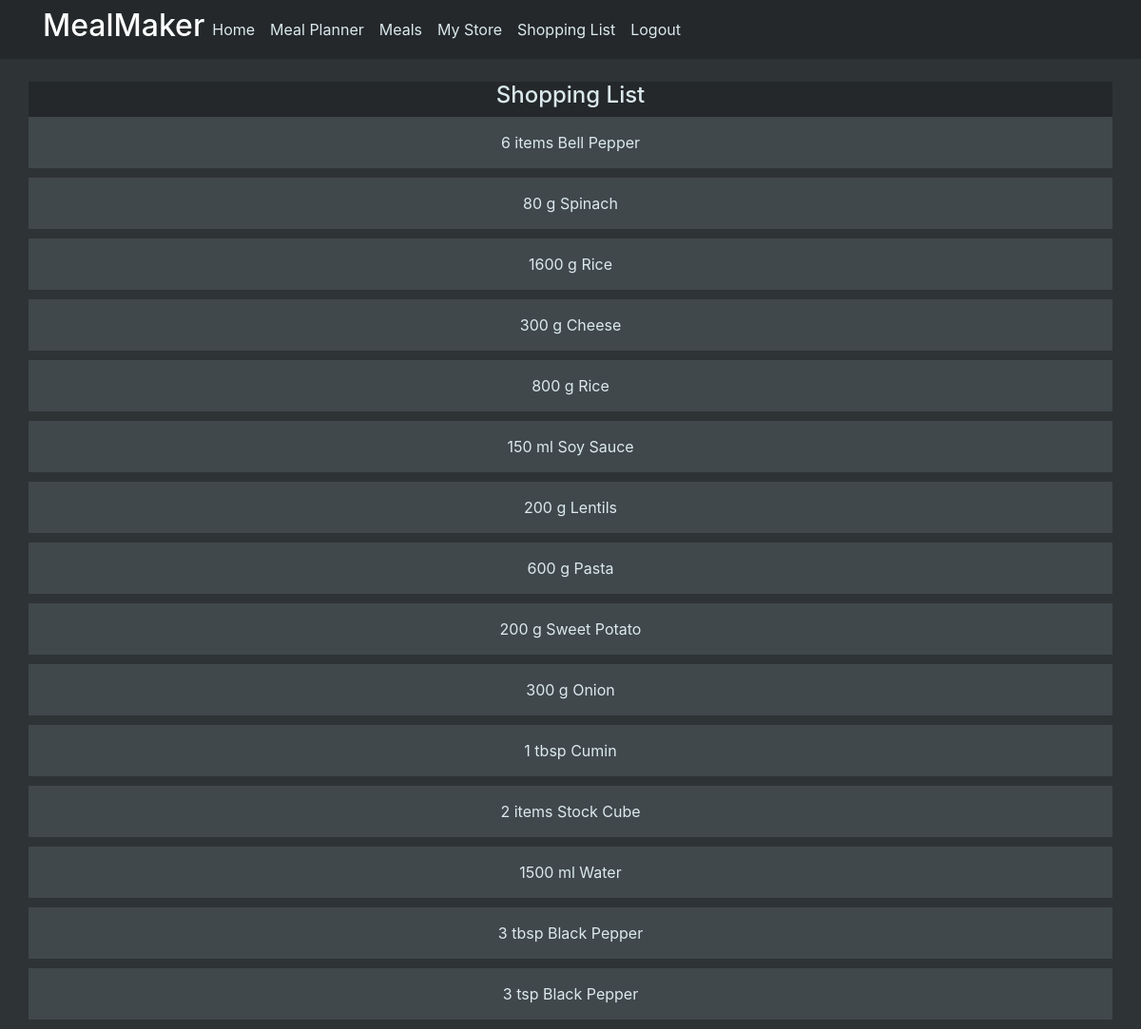
The page /shopping_list (signed in) on the database its author committed.
### mealmaker/models.py (models this page shows)
class Ingredient(db.Model):
    id = db.Column(db.Integer, primary_key=True)
    name = db.Column(db.String(200))
    amount = db.Column(db.Integer)
    unit = db.Column(db.String(200))
    meal_link = db.Column(db.Integer, db.ForeignKey("meal.id"))
    meal_id = db.relationship(
        "Meal", back_populates="ingredients", collection_class=list
    )

### mealmaker/views.py (the view)
@views.route("/shopping_list", methods=["GET", "POST"])
@login_required
def shopping_list():
    meals = MealPlan.query.filter(MealPlan.username == current_user.id)
    all_meals = Meal.query.all()
    meal_dict = {}
    for meal in all_meals:
        meal_dict[meal.name] = meal
    base_meal_list = [meal_dict[meal.meal_name] for meal in meals]
    ingredient_list = []
    for meal in base_meal_list:
        for ingredient in meal.ingredients:
            ingredient_list.append((ingredient.name,ingredient.amount,ingredient.unit))
    ingredient_list_cond = list(set(ingredient_list))
    print(ingredient_list_cond)
    shopping_list = {}
    for item in ingredient_list_cond:
        matches = []
        for ing in ingredient_list:
            if item[0].lower() == ing[0].lower() and item[2] == ing[2]:
                matches.append(item[1])
        shopping_list[f'{item[0]}-{item[2]}'] = {'name': item[0].title(),'amount': sum(matches),'unit':item[2]}
    '''
    DO PROCESSING ON SHOPPING LIST
    - link properly to databases
    - update and delete items in the ingredient list
    - merge like for like items in different recipes
    - conversions between units for the same ingredient type
    '''
    return render_template("shopping_list.html", user=current_user, shopping_list=shopping_list)

### mealmaker/__init__.py (called while the page is built)
def create_app():
    app = Flask(__name__)
    app.config["SECRET_KEY"] = "hjshjhdjah kjshkjdhjs"
    app.config["SQLALCHEMY_DATABASE_URI"] = f"sqlite:///{DB_NAME}"
    app.config["SQLALCHEMY_TRACK_MODIFICATIONS"] = False
    db.init_app(app)
    from .views import views
    from .auth import auth
    app.register_blueprint(views, url_prefix="/")
    app.register_blueprint(auth, url_prefix="/")
    from .models import User, Meal, Ingredient, MealPlan
    create_database(app)
    login_manager = LoginManager()
    login_manager.login_view = "auth.login"
    login_manager.init_app(app)
    @login_manager.user_loader
    def load_user(id):
        return User.query.get(id)
    return app

### mealmaker/templates/shopping_list.html (shortened to what this page needs)
{% extends "layout.html" %}
{% block content%}
<br>
<div class="row div-color-dark">
    <div class="div-parent-center">
        <h4>Shopping List</h4>
    </div>
</div>
{% for key, value in shopping_list.items() %}
<div class="row div-color-dim content-section-dim">
    {% if value['unit'] == 'item' and value['amount'] > 1 %}
    <div class="col-12 text-center">{{value['amount']}} {{value['unit']}}s   {{value['name']}}</div>
    {% else %}
    <div class="col-12 text-center">{{value['amount']}} {{value['unit']}}   {{value['name']}}</div>
    {% endif %}
</div>
{% endfor %}
{% endblock %}

### mealmaker/static/main.css (style rules this page uses)
body { background-color: #2e3335; color: #DBE9EE; }
.div-color-dark { background-color: #24282a; }
.div-color-dim { background-color: #40484b; }
.div-parent-center { width: 100%; text-align: center; }
.content-section-dim { padding: 15px 20px; background-color: #40484b; border-radius: 0px; margin-bottom: 10px; }

### rows shown on the page
Ingredient: amount "6", unit "item", name "Bell Pepper"
Ingredient: amount "80", unit "g", name "Spinach"
Ingredient: amount "300", unit "g", name "Cheese"
Ingredient: amount "150", unit "ml", name "Soy Sauce"
Ingredient: amount "200", unit "g", name "Lentils"
Ingredient: amount "600", unit "g", name "Pasta"
Ingredient: amount "200", unit "g", name "Sweet Potato"
Ingredient: amount "300", unit "g", name "Onion"
Ingredient: amount "1", unit "tbsp", name "Cumin"
Ingredient: amount "2", unit "item", name "Stock Cube"
Ingredient: amount "1500", unit "ml", name "Water"
Ingredient: unit "tbsp"
Ingredient: unit "tsp"

### other values the page prints
{{ value['amount'] }} "1600" "800" "3" "3"
{{ value['unit'] }} "g" "g"
{{ value['name'] }} "Rice" "Rice" "Black Pepper" "Black Pepper"
